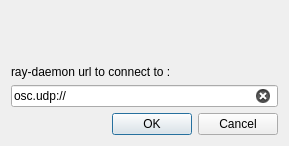
<?xml version="1.0" encoding="UTF-8"?>
<ui version="4.0">
 <class>Dialog</class>
 <widget class="QDialog" name="Dialog">
  <property name="geometry">
   <rect>
    <x>0</x>
    <y>0</y>
    <width>289</width>
    <height>146</height>
   </rect>
  </property>
  <property name="windowTitle">
   <string>Daemon URL</string>
  </property>
  <layout class="QVBoxLayout" name="verticalLayout_2">
   <item>
    <widget class="QLabel" name="labelError">
     <property name="text">
      <string/>
     </property>
     <property name="alignment">
      <set>Qt::AlignCenter</set>
     </property>
    </widget>
   </item>
   <item>
    <widget class="QLabel" name="label">
     <property name="text">
      <string>ray-daemon url to connect to :</string>
     </property>
     <property name="alignment">
      <set>Qt::AlignBottom|Qt::AlignLeading|Qt::AlignLeft</set>
     </property>
    </widget>
   </item>
   <item>
    <widget class="QLineEdit" name="lineEdit">
     <property name="text">
      <string>osc.udp://</string>
     </property>
     <property name="clearButtonEnabled">
      <bool>true</bool>
     </property>
    </widget>
   </item>
   <item>
    <widget class="QDialogButtonBox" name="buttonBox">
     <property name="orientation">
      <enum>Qt::Horizontal</enum>
     </property>
     <property name="standardButtons">
      <set>QDialogButtonBox::Cancel|QDialogButtonBox::Ok</set>
     </property>
    </widget>
   </item>
  </layout>
 </widget>
 <resources/>
 <connections>
  <connection>
   <sender>buttonBox</sender>
   <signal>accepted()</signal>
   <receiver>Dialog</receiver>
   <slot>accept()</slot>
   <hints>
    <hint type="sourcelabel">
     <x>248</x>
     <y>254</y>
    </hint>
    <hint type="destinationlabel">
     <x>157</x>
     <y>274</y>
    </hint>
   </hints>
  </connection>
  <connection>
   <sender>buttonBox</sender>
   <signal>rejected()</signal>
   <receiver>Dialog</receiver>
   <slot>reject()</slot>
   <hints>
    <hint type="sourcelabel">
     <x>316</x>
     <y>260</y>
    </hint>
    <hint type="destinationlabel">
     <x>286</x>
     <y>274</y>
    </hint>
   </hints>
  </connection>
 </connections>
</ui>
